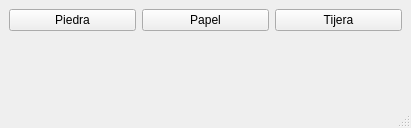
<?xml version="1.0" encoding="UTF-8"?>
<ui version="4.0">
 <class>MainWindow</class>
 <widget class="QMainWindow" name="MainWindow">
  <property name="geometry">
   <rect>
    <x>0</x>
    <y>0</y>
    <width>411</width>
    <height>128</height>
   </rect>
  </property>
  <property name="windowTitle">
   <string>MainWindow</string>
  </property>
  <widget class="QWidget" name="centralwidget">
   <layout class="QVBoxLayout" name="verticalLayout">
    <item>
     <layout class="QHBoxLayout" name="horizontalLayout">
      <item>
       <widget class="QPushButton" name="pushButton_3">
        <property name="text">
         <string>Piedra</string>
        </property>
       </widget>
      </item>
      <item>
       <widget class="QPushButton" name="pushButton_2">
        <property name="text">
         <string>Papel</string>
        </property>
       </widget>
      </item>
      <item>
       <widget class="QPushButton" name="pushButton">
        <property name="text">
         <string>Tijera</string>
        </property>
       </widget>
      </item>
     </layout>
    </item>
    <item>
     <widget class="QLabel" name="label">
      <property name="text">
       <string/>
      </property>
     </widget>
    </item>
   </layout>
  </widget>
  <widget class="QMenuBar" name="menubar">
   <property name="geometry">
    <rect>
     <x>0</x>
     <y>0</y>
     <width>411</width>
     <height>29</height>
    </rect>
   </property>
  </widget>
  <widget class="QStatusBar" name="statusbar"/>
 </widget>
 <resources/>
 <connections/>
</ui>
